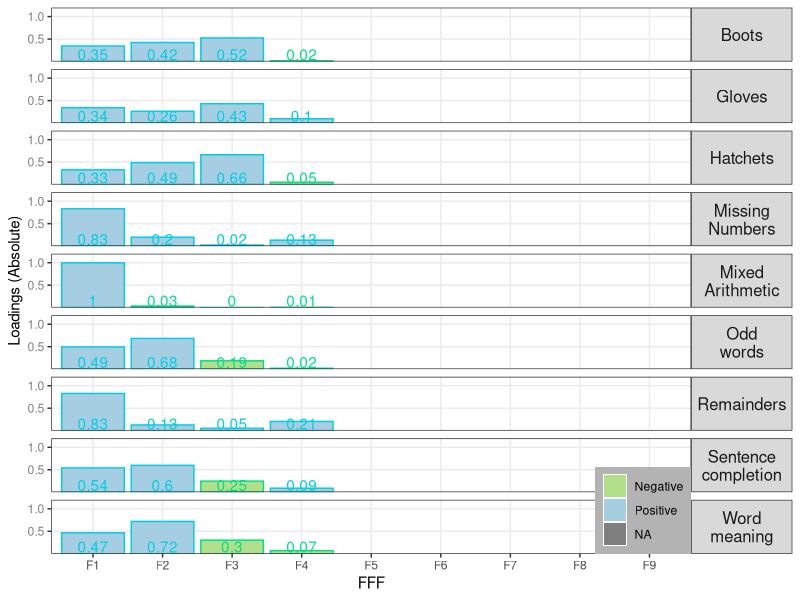

The R script that drew this image:
# output$patternPlot <- renderPlot({
rm(list=ls(all=TRUE))
options("scipen"=10, "digits"=5) 
library(psych)
library(ggplot2)
data(Harman)
R<-Harman.Holzinger
  # Reactive code 
#       R <- datasetInput() # the choice of the dataset in ui.R
#       k <- input$k # the choice of the number of factors to retain from ui.R
#       n.obs <- n()  # choice of the dataset defines  n - its sample size
#       p <- p() # the choice of dataset defines p - its number of variables
  # Reactive code 
        R <- R # the choice of the dataset in ui.R
        k <- 4 # the choice of the number of factors to retain from ui.R
        n.obs <- 696  # choice of the dataset defines  n - its sample size
        p <- ncol(R) # the choice of dataset defines p - its number of variables
  
  
  # procedures
  A <- stats::factanal(covmat=R, n.obs=n.obs, factors=k, maxit=1000, rotation="none")
  FPM <- A$loadings[1:p, ] # FPM - Factor Pattern Matrix
  FPM <- cbind(FPM, matrix(numeric(0), p, p-k)) # appends empty columns to have p columns
  colnames(FPM) <- paste0("F", 1:p) # renames for better presentation in tables and graphs

roundingDigits <- 2 #Let the user define?
stripSize <- 12  #Let the user define?
title <- NULL #"Basic Title" #Read from the dataset name or rotation?
# output
  # Data prep for ggplot
dsFORp <- reshape2::melt(FPM, id.vars=rownames(FPM))  ## id.vars declares MEASURED variables (as opposed to RESPONSE variable)
dsFORp <- plyr::rename(dsFORp, replace=c(Var1="Variable", Var2="Factor", value="Loading"))
dsFORp$Positive <- ifelse(dsFORp$Loading >= 0, "Positive", "Negative") #Or see Recipe 10.8
dsFORp$LoadingAbs <- abs(dsFORp$Loading) # Long form
dsFORp$LoadingPretty <- round(abs(dsFORp$Loading), roundingDigits) # Long form
dsFORp$VariablePretty <- gsub(pattern="_", replacement="\n", x=dsFORp$Variable)
# colors <- c("FALSE"="darksalmon" ,"TRUE"="lightskyblue") # The colors for negative and positve values of factor loadings for ggplot
colorsFill <- c("Positive"="#A6CEE3" ,"Negative"="#B2DF8A") # The colors for negative and positve values of factor loadings for ggplot
colorsColor <- c("Positive"="#00CEE3" ,"Negative"="#00DF8A") # The colors for negative and positve values of factor loadings for ggplot


  # Graph definition
pp <- ggplot(dsFORp, aes(x=Factor, y=LoadingAbs, fill=Positive, color=Positive, label=LoadingPretty)) +
  geom_bar(stat="identity") +
  geom_text(y=0, vjust=-.1) +
  scale_color_manual(values=colorsColor, guide="none") +
  scale_fill_manual(values=colorsFill) +
#   scale_fill_discrete(h=c(0,360)+15, c=100, l=65, h.start=0, direction=1, na.value="grey50") + #http://docs.ggplot2.org/0.9.3/scale_hue.html
  scale_y_continuous(limits=c(0,1.2), breaks=c(.5, 1), expand=c(0,0)) +
  facet_grid(VariablePretty ~ .) +
  labs(title=title, x="FFF", y="Loadings (Absolute)", fill=NULL) + 
  theme_bw() +
  theme(panel.grid.minor=element_blank()) + 
#   theme(axis.label=element_text(color="gray30")) +  
  theme(axis.text.y=element_text(color="gray50")) +   
  theme(strip.text.y=element_text(angle=0, size=stripSize))

{
  if( k < p ) {
    pp <- pp + theme(legend.position=c(1, 0), legend.justification=c(1, 0)) 
    pp <- pp + theme(legend.background=element_rect(fill="gray70"))
  }
  else {
    pp <- pp + theme(legend.position="left")
  }
}
print(pp)




# # Below the top
# ggplot(cabbage_exp, aes(x=interaction(Date, Cultivar), y=Weight)) +
#   geom_bar(stat="identity") +
#   geom_text(aes(label=Weight), vjust=1.5, colour="white")



